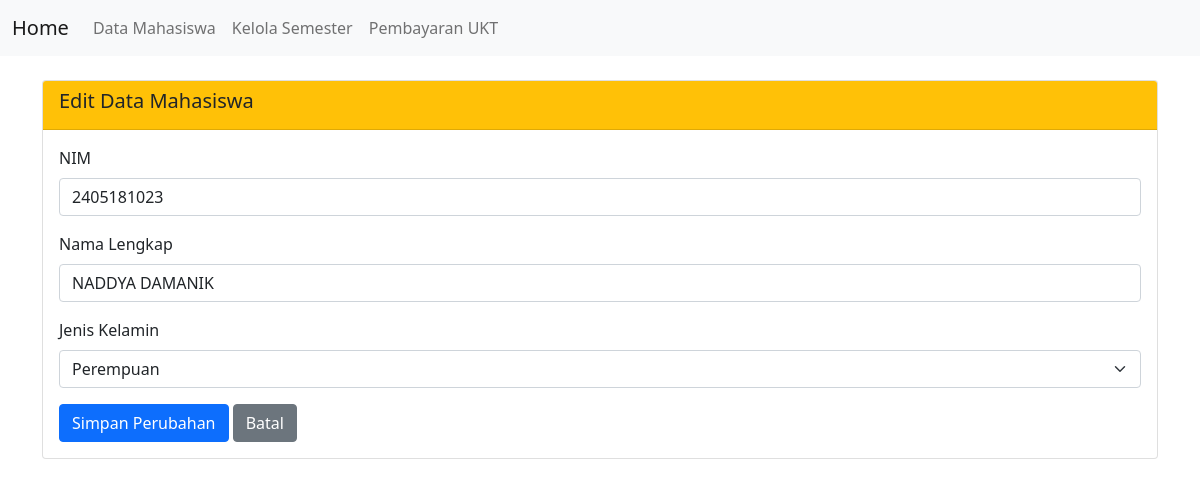
The app's page /edit_mhs.php?id=2 with its own data.
### tables this page shows
CREATE TABLE `tbmahasiswa` (
  `id` int NOT NULL,
  `nim` varchar(12) NOT NULL,
  `nama` varchar(30) NOT NULL,
  `jk` varchar(2) NOT NULL
);

### edit_mhs.php (the view, shortened to what this page needs)
<!doctype html>
<html lang="en">
  <head>
    <link href="https://cdn.jsdelivr.net/npm/bootstrap@5.0.2/dist/css/bootstrap.min.css" rel="stylesheet">
  </head>
  <body>
    <?php
    include 'koneksi.php';
    include 'menu.php';
    $id = $_GET['id'];
    $sql = "SELECT * FROM tbmahasiswa WHERE id = $id";
    $result = $conn->query($sql);
    if ($result->num_rows > 0) {
        $row = $result->fetch_assoc();
    ?>
    <div class="container mt-4">
        <div class="card">
            <div class="card-header bg-warning text-dark">
                <h5>Edit Data Mahasiswa</h5>
            </div>
            <div class="card-body">
                <form action="update_mhs_aksi.php" method="POST">
                    <div class="mb-3">
                        <label class="form-label">NIM</label>
                        <input type="text" name="nim" class="form-control" value="<?= $row['nim']; ?>" required>
                    </div>
                    <div class="mb-3">
                        <label class="form-label">Nama Lengkap</label>
                        <input type="text" name="nama" class="form-control" value="<?= $row['nama']; ?>" required>
                    </div>
                    <div class="mb-3">
                        <label class="form-label">Jenis Kelamin</label>
                        <select name="jk" class="form-select">
                            <option value="P" <?= ($row['jk'] == 'P') ? 'selected' : ''; ?>>Perempuan</option>
                        </select>
                    </div>
                    <button type="submit" class="btn btn-primary">Simpan Perubahan</button>
                    <a href="mahasiswa.php" class="btn btn-secondary">Batal</a>
                </form>
            </div>
        </div>
    </div>
    <?php
    } else {
        echo "<div class='container mt-5'>Data tidak ditemukan.</div>";
    }
    ?>
  </body>
</html>

### records on screen
tbmahasiswa: nim "2405181023", nama "NADDYA DAMANIK", jk "Perempuan"
